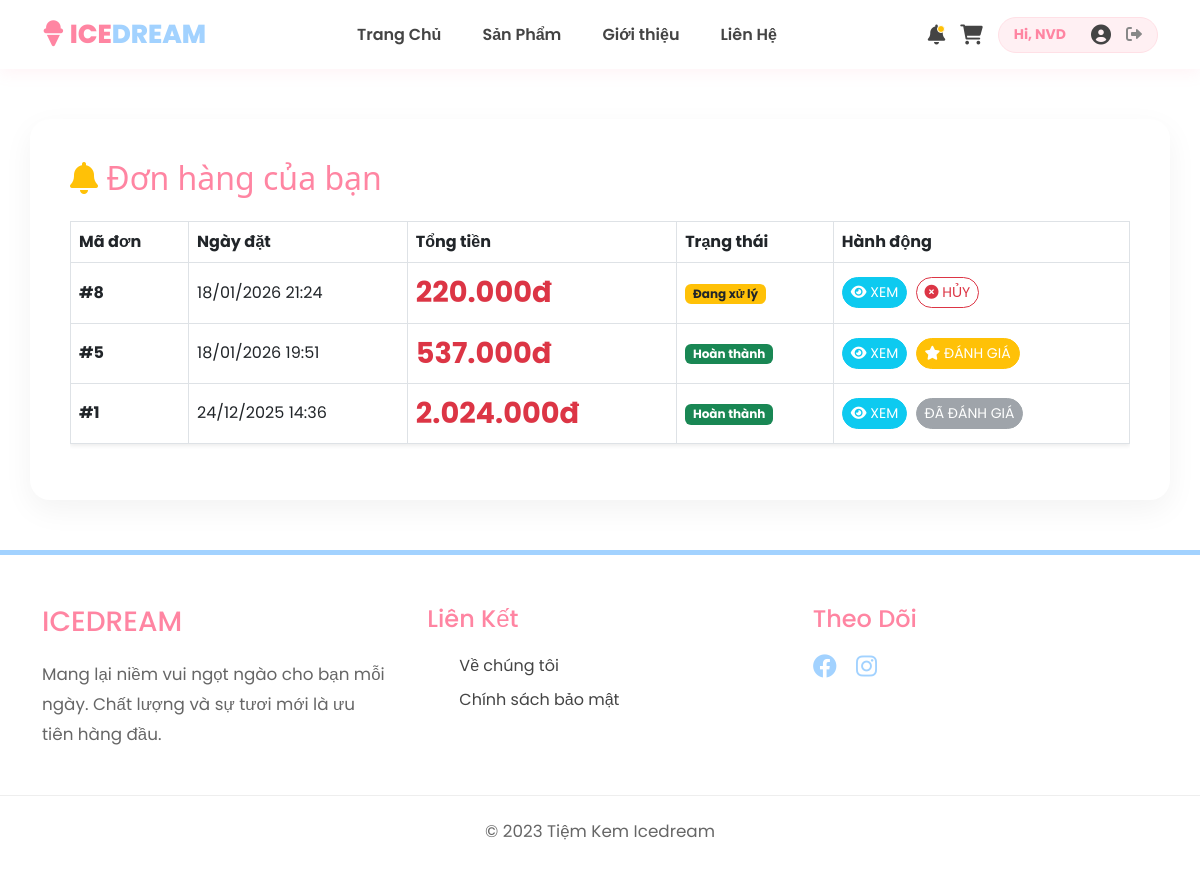
Screenshot of /View/my_order.php (signed in) with the database file from the repository.
### tables this page shows
CREATE TABLE `orders` (
  `id` int(11) NOT NULL,
  `user_id` int(11) NOT NULL,
  `full_name` varchar(255) DEFAULT NULL,
  `email` varchar(255) DEFAULT NULL,
  `address` text DEFAULT NULL,
  `total_price` decimal(15,2) DEFAULT NULL,
  `status` enum('Đang xử lý','Đang giao','Hoàn thành','Đã hủy') DEFAULT NULL,
  `created_at` datetime DEFAULT current_timestamp()
);

### Model/order.php (called while the page is built, shortened)
<?php
require_once 'BaseModel.php';
class OrderModel extends BaseModel {
    public function getOrdersByUser($user_id) {
        $user_id = intval($user_id);
        $sql = "SELECT * FROM orders WHERE user_id = $user_id ORDER BY created_at DESC";
        $result = $this->conn->query($sql);
        return $result->fetch_all(MYSQLI_ASSOC);
    }
}

### Model/BaseModel.php (called while the page is built, shortened)
<?php
abstract class BaseModel {
    public function __construct($connection) {
        $this->conn = $connection;
    }
}
?>

### Model/FeedbackModel.php (called while the page is built, shortened)
<?php
require_once 'BaseModel.php';
class FeedbackModel extends BaseModel {
    public function hasFeedback($order_id) {
        $sql = "SELECT id FROM feedbacks WHERE order_id = ?";
        $stmt = $this->conn->prepare($sql);
        $stmt->bind_param("i", $order_id);
        $stmt->execute();
        $result = $stmt->get_result();
        return $result->num_rows > 0;
    }
}
?>

### Model/giohang.php (called while the page is built, shortened)
<?php
require_once __DIR__ . '/BaseModel.php';
class GiohangModel extends BaseModel {
    public function demLoaiSanPham() {
        $user_id = $_SESSION['user_id'];
        $res = $this->conn->query("SELECT COUNT(*) as total FROM cart WHERE user_id = $user_id");
        $row = $res->fetch_assoc();
        return $row['total'] ?? 0;
    }
}

### View/my_order.php (the view, shortened to what this page needs)
<?php
require_once '../Model/order.php';
require_once '../Model/FeedbackModel.php';
$orderModel = new OrderModel($conn);
$feedbackModel = new FeedbackModel($conn);
include 'header.php';
$user_id = $_SESSION['user_id'];
$orders = $orderModel->getOrdersByUser($user_id);
?>
<div class="container py-5">
    <h2 class="mb-4 text-pink" style="color: #ff85a2;">
        <i class="fas fa-bell text-warning"></i> Đơn hàng của bạn
    </h2>
    <div class="table-responsive">
        <table class="table table-bordered align-middle shadow-sm">
            <thead class="text-white" style="background-color: #ff85a2;">
                <tr>
                    <th>Mã đơn</th>
                    <th>Ngày đặt</th>
                    <th>Tổng tiền</th>
                    <th>Trạng thái</th>
                    <th>Hành động</th>
                </tr>
            </thead>
            <tbody>
                <?php if (empty($orders)): ?>
                    <tr>
                        <td colspan="5" class="text-center py-4 text-muted">Bạn chưa có đơn hàng nào.</td>
                    </tr>
                <?php else: ?>
                    <?php foreach ($orders as $order): ?>
                    <tr>
                        <td class="fw-bold">#<?= $order['id'] ?></td>
                        <td><?= date('d/m/Y H:i', strtotime($order['created_at'])) ?></td>
                        <td class="text-danger fw-bold"><?= number_format($order['total_price'], 0, ',', '.') ?>đ</td>
                        <td>
                            <?php
                                $status = $order['status'];
                                $badgeClass = 'bg-warning text-dark';
                                if ($status == 'Hoàn thành') $badgeClass = 'bg-success';
                            ?>
                            <span class="badge <?= $badgeClass ?>"><?= $status ?></span>
                        </td>
                        <td>
                            <a href="order_detail.php?id=<?= $order['id'] ?>" class="btn btn-info btn-sm rounded-pill text-white me-1" title="Xem chi tiết">
                                <i class="fas fa-eye"></i> Xem
                            </a>
                            <?php if ($status == 'Hoàn thành'): ?>
                                <?php if (!$feedbackModel->hasFeedback($order['id'])): ?>
                                    <a href="write_feedback.php?order_id=<?= $order['id'] ?>" class="btn btn-warning btn-sm rounded-pill text-white" title="Đánh giá">
                                        <i class="fas fa-star"></i> Đánh giá
                                    </a>
                                <?php else: ?>
                                    <button class="btn btn-secondary btn-sm rounded-pill" disabled>Đã đánh giá</button>
                                <?php endif; ?>
                            <?php endif; ?>
                            <?php if ($status == 'Đang xử lý'): ?>
                                <form method="POST" onsubmit="return confirm('Bạn có chắc chắn muốn hủy đơn hàng này không?');" style="display:inline-block;">
                                    <button name="cancel_order" class="btn btn-outline-danger btn-sm rounded-pill">
                                        <i class="fas fa-times-circle"></i> Hủy
                                    </button>
                                </form>
                            <?php else: ?>
                            <?php endif; ?>
                        </td>
                    </tr>
                    <?php endforeach; ?>
                <?php endif; ?>
            </tbody>
        </table>
    </div>
</div>
<?php include 'footer.php'; ?>

### Content/index.css (style rules this page uses)
* { margin: 0; padding: 0; box-sizing: border-box; font-family: 'Poppins', sans-serif; }
:root { --primary-color: #ff85a2; --secondary-color: #a2d2ff; --text-color: #444; --light-bg: #fff5f7; --ice-pink: #ff85a2; --ice-blue: #a2d2ff; --text-dark: #2d3436; }
body { background-color: #fff9fb; color: var(--text-color); }
.container { max-width: 1200px; margin: 0 auto; padding: 0 20px; }
.container.py-5 { background-color: #ffffff; border-radius: 20px; box-shadow: 0 10px 30px rgba(0,0,0,0.05); padding: 40px !important; margin-top: 50px; margin-bottom: 50px; }
h2 { font-weight: 700; color: #333; margin-bottom: 15px; font-family: 'Segoe UI', Tahoma, Geneva, Verdana, sans-serif; }
.text-danger { font-size: 1.8rem; font-weight: bold; color: #ff4757 !important; margin-bottom: 20px; }
.btn { padding: 12px 25px; border-radius: 10px; font-weight: 600; text-transform: uppercase; transition: all 0.3s ease; border: none; }
* { scrollbar-width: thin; scrollbar-color: var(--secondary-color) #fff0f3; }

### rows the page displays
orders: id "8", created_at "18/01/2026 21:24", total_price "220.000", status "Đang xử lý"
orders: id "5", created_at "18/01/2026 19:51", total_price "537.000", status "Hoàn thành"
orders: id "1", created_at "24/12/2025 14:36", total_price "2.024.000", status "Hoàn thành", shows "ĐÃ ĐÁNH GIÁ"

### other values shown
$_SESSION['full_name'] "NVD"
